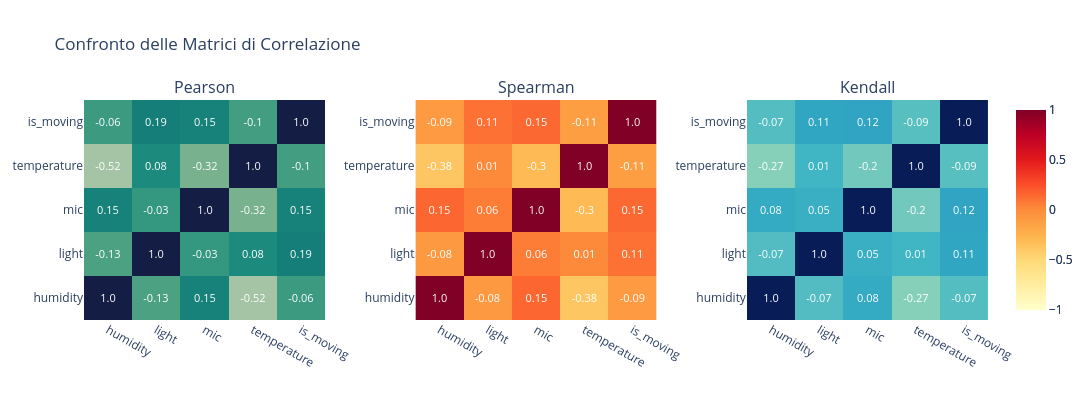
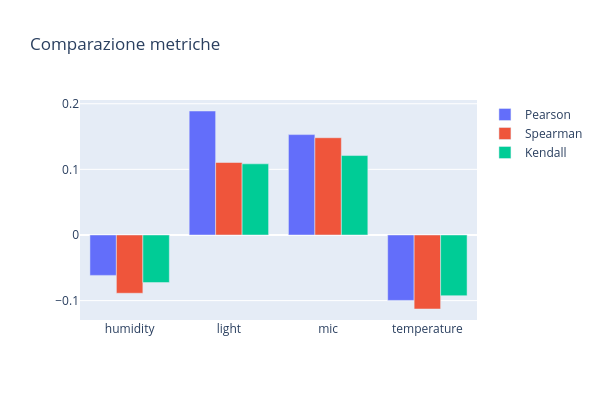

Source (notebook cell) for these figures, in order:
### Code cell
# 6) Analisi di correlazione (Pearson, Spearman, Kendall)
df_all["is_moving"] = (df_all["is_moving"] != 0).astype(int)
cols_corr = ['humidity','light','mic','temperature','is_moving']
cols_corr = [c for c in cols_corr if c in df_all.columns]
df_clean_corr = df_all[cols_corr].dropna()
pearson = df_clean_corr.corr(method='pearson')
spearman = df_clean_corr.corr(method='spearman')
kendall = df_clean_corr.corr(method='kendall')
'''
print('Pearson:\n', pearson.round(3))
print('\nSpearman:\n', spearman.round(3))
print('\nKendall:\n', kendall.round(3))
'''

z_pear = pearson.values
z_spear = spearman.values
z_kend = kendall.values
z_pear_text = np.round(z_pear, 2).astype(str).tolist()
z_spear_text = np.round(z_spear, 2).astype(str).tolist()
z_kend_text  = np.round(z_kend,  2).astype(str).tolist()
labels_x = pearson.columns.tolist()
labels_y = pearson.index.tolist()

fig = make_subplots(
    rows=1, cols=3,
    subplot_titles=("Pearson", "Spearman", "Kendall"),
    horizontal_spacing=0.1
)

# Heatmap 1 - Pearson
fig.add_trace(
    go.Heatmap(z=z_pear,x=labels_x,y=labels_y,colorscale="tempo",zmin=-1, zmax=1,showscale=True,text=z_pear_text,
        texttemplate="%{text}",
        textfont=dict(size=11, color="white")),
    row=1, col=1
)

# Heatmap 2 - Spearman
fig.add_trace(
    go.Heatmap(z=z_spear,x=labels_x,y=labels_y,colorscale="ylorrd",zmin=-1, zmax=1,showscale=True,text=z_spear_text,
        texttemplate="%{text}",
        textfont=dict(size=11, color="white")),
    row=1, col=2
)

# Heatmap 3 - Kendall
fig.add_trace(
    go.Heatmap(z=z_kend,x=labels_x,y=labels_y,colorscale="ylgnbu",zmin=-1, zmax=1,showscale=False,text=z_kend_text,
        texttemplate="%{text}",
        textfont=dict(size=11, color="white")),
    row=1, col=3
)

fig.update_layout(
    title="Confronto delle Matrici di Correlazione",
    height=400,
    width=1200
)
fig.show()

vars_to_show = [c for c in cols_corr if c!='is_moving']
df_compare = pd.DataFrame({
    'variable': vars_to_show,
    'pearson': pearson.loc[vars_to_show,'is_moving'].values,
    'spearman': spearman.loc[vars_to_show,'is_moving'].values,
    'kendall': kendall.loc[vars_to_show,'is_moving'].values
})
fig = go.Figure()
fig.add_trace(go.Bar(x=df_compare['variable'], y=df_compare['pearson'], name='Pearson'))
fig.add_trace(go.Bar(x=df_compare['variable'], y=df_compare['spearman'], name='Spearman'))
fig.add_trace(go.Bar(x=df_compare['variable'], y=df_compare['kendall'], name='Kendall'))
y_min = df_compare[['pearson','spearman','kendall']].min().min()
y_max = df_compare[['pearson','spearman','kendall']].max().max()
fig.update_layout(barmode='group', title='Comparazione metriche',  height=400, width=600)
fig.show()

### Figure 1 — Plotly figure (JSON) as saved in the notebook; plotly's stock layout.template omitted (floating-point values rounded to 4 significant figures)
{"data": [{"colorscale": [[0, "rgb(254, 245, 244)"], [0.09091, "rgb(222, 224, 210)"], [0.1818, "rgb(189, 206, 181)"], [0.2727, "rgb(153, 189, 156)"], [0.3636, "rgb(110, 173, 138)"], [0.4545, "rgb(65, 157, 129)"], [0.5455, "rgb(25, 137, 125)"], [0.6364, "rgb(18, 116, 117)"], [0.7273, "rgb(25, 94, 106)"], [0.8182, "rgb(28, 72, 93)"], [0.9091, "rgb(25, 51, 80)"], [1, "rgb(20, 29, 67)"]], "showscale": true, "text": [["1.0", "-0.13", "0.15", "-0.52", "-0.06"], ["-0.13", "1.0", "-0.03", "0.08", "0.19"], ["0.15", "-0.03", "1.0", "-0.32", "0.15"], ["-0.52", "0.08", "-0.32", "1.0", "-0.1"], ["-0.06", "0.19", "0.15", "-0.1", "1.0"]], "textfont": {"color": "white", "size": 11}, "texttemplate": "%{text}", "type": "heatmap", "x": ["humidity", "light", "mic", "temperature", "is_moving"], "xaxis": "x", "y": ["humidity", "light", "mic", "temperature", "is_moving"], "yaxis": "y", "z": [[1.0, -0.134, 0.1527, -0.5171, -0.06156], [-0.134, 1.0, -0.03239, 0.07905, 0.1889], [0.1527, -0.03239, 1.0, -0.3153, 0.153], [-0.5171, 0.07905, -0.3153, 1.0, -0.09968], [-0.06156, 0.1889, 0.153, -0.09968, 1.0]], "zmax": 1, "zmin": -1}, {"colorscale": [[0, "rgb(255,255,204)"], [0.125, "rgb(255,237,160)"], [0.25, "rgb(254,217,118)"], [0.375, "rgb(254,178,76)"], [0.5, "rgb(253,141,60)"], [0.625, "rgb(252,78,42)"], [0.75, "rgb(227,26,28)"], [0.875, "rgb(189,0,38)"], [1, "rgb(128,0,38)"]], "showscale": true, "text": [["1.0", "-0.08", "0.15", "-0.38", "-0.09"], ["-0.08", "1.0", "0.06", "0.01", "0.11"], ["0.15", "0.06", "1.0", "-0.3", "0.15"], ["-0.38", "0.01", "-0.3", "1.0", "-0.11"], ["-0.09", "0.11", "0.15", "-0.11", "1.0"]], "textfont": {"color": "white", "size": 11}, "texttemplate": "%{text}", "type": "heatmap", "x": ["humidity", "light", "mic", "temperature", "is_moving"], "xaxis": "x2", "y": ["humidity", "light", "mic", "temperature", "is_moving"], "yaxis": "y2", "z": [[1.0, -0.08418, 0.152, -0.3795, -0.08876], [-0.08418, 1.0, 0.06357, 0.01258, 0.1105], [0.152, 0.06357, 1.0, -0.2983, 0.1482], [-0.3795, 0.01258, -0.2983, 1.0, -0.1128], [-0.08876, 0.1105, 0.1482, -0.1128, 1.0]], "zmax": 1, "zmin": -1}, {"colorscale": [[0, "rgb(255,255,217)"], [0.125, "rgb(237,248,177)"], [0.25, "rgb(199,233,180)"], [0.375, "rgb(127,205,187)"], [0.5, "rgb(65,182,196)"], [0.625, "rgb(29,145,192)"], [0.75, "rgb(34,94,168)"], [0.875, "rgb(37,52,148)"], [1, "rgb(8,29,88)"]], "showscale": false, "text": [["1.0", "-0.07", "0.08", "-0.27", "-0.07"], ["-0.07", "1.0", "0.05", "0.01", "0.11"], ["0.08", "0.05", "1.0", "-0.2", "0.12"], ["-0.27", "0.01", "-0.2", "1.0", "-0.09"], ["-0.07", "0.11", "0.12", "-0.09", "1.0"]], "textfont": {"color": "white", "size": 11}, "texttemplate": "%{text}", "type": "heatmap", "x": ["humidity", "light", "mic", "temperature", "is_moving"], "xaxis": "x3", "y": ["humidity", "light", "mic", "temperature", "is_moving"], "yaxis": "y3", "z": [[1.0, -0.06719, 0.08303, -0.2728, -0.07252], [-0.06719, 1.0, 0.04975, 0.009151, 0.1084], [0.08303, 0.04975, 1.0, -0.1968, 0.121], [-0.2728, 0.009151, -0.1968, 1.0, -0.09248], [-0.07252, 0.1084, 0.121, -0.09248, 1.0]], "zmax": 1, "zmin": -1}], "layout": {"annotations": [{"font": {"size": 16}, "showarrow": false, "text": "Pearson", "x": 0.1333, "xanchor": "center", "xref": "paper", "y": 1, "yanchor": "bottom", "yref": "paper"}, {"font": {"size": 16}, "showarrow": false, "text": "Spearman", "x": 0.5, "xanchor": "center", "xref": "paper", "y": 1, "yanchor": "bottom", "yref": "paper"}, {"font": {"size": 16}, "showarrow": false, "text": "Kendall", "x": 0.8667, "xanchor": "center", "xref": "paper", "y": 1, "yanchor": "bottom", "yref": "paper"}], "height": 400, "title": {"text": "Confronto delle Matrici di Correlazione"}, "width": 1200, "xaxis": {"anchor": "y", "domain": [0, 0.2667]}, "xaxis2": {"anchor": "y2", "domain": [0.3667, 0.6333]}, "xaxis3": {"anchor": "y3", "domain": [0.7333, 1]}, "yaxis": {"anchor": "x", "domain": [0, 1]}, "yaxis2": {"anchor": "x2", "domain": [0, 1]}, "yaxis3": {"anchor": "x3", "domain": [0, 1]}}}

### Figure 2 — Plotly figure (JSON) as saved in the notebook; plotly's stock layout.template omitted (floating-point values rounded to 4 significant figures)
{"data": [{"name": "Pearson", "type": "bar", "x": ["humidity", "light", "mic", "temperature"], "y": [-0.06156, 0.1889, 0.153, -0.09968]}, {"name": "Spearman", "type": "bar", "x": ["humidity", "light", "mic", "temperature"], "y": [-0.08876, 0.1105, 0.1482, -0.1128]}, {"name": "Kendall", "type": "bar", "x": ["humidity", "light", "mic", "temperature"], "y": [-0.07252, 0.1084, 0.121, -0.09248]}], "layout": {"barmode": "group", "height": 400, "title": {"text": "Comparazione metriche"}, "width": 600}}
